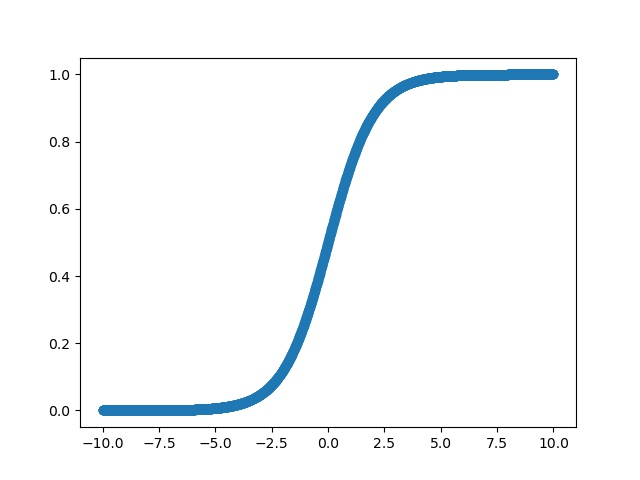

Python code for this plot:
import numpy as np
import matplotlib.pyplot as plt


def sigmoid(x):
    return 1 / (1 + np.exp(-x))


def generate_graph(x, save_graph=False):
    plt.plot(x, sigmoid(x))
    if save_graph:
        plt.savefig("sigmoid.jpg")
    else:
        plt.show()


def main():
    print("Generating graph")
    save_graph = False  # save the graph (true) or show (false)
    generate_graph(np.linspace(-10, 10, 100), save_graph=save_graph)


if __name__ == "__main__":
    main()
